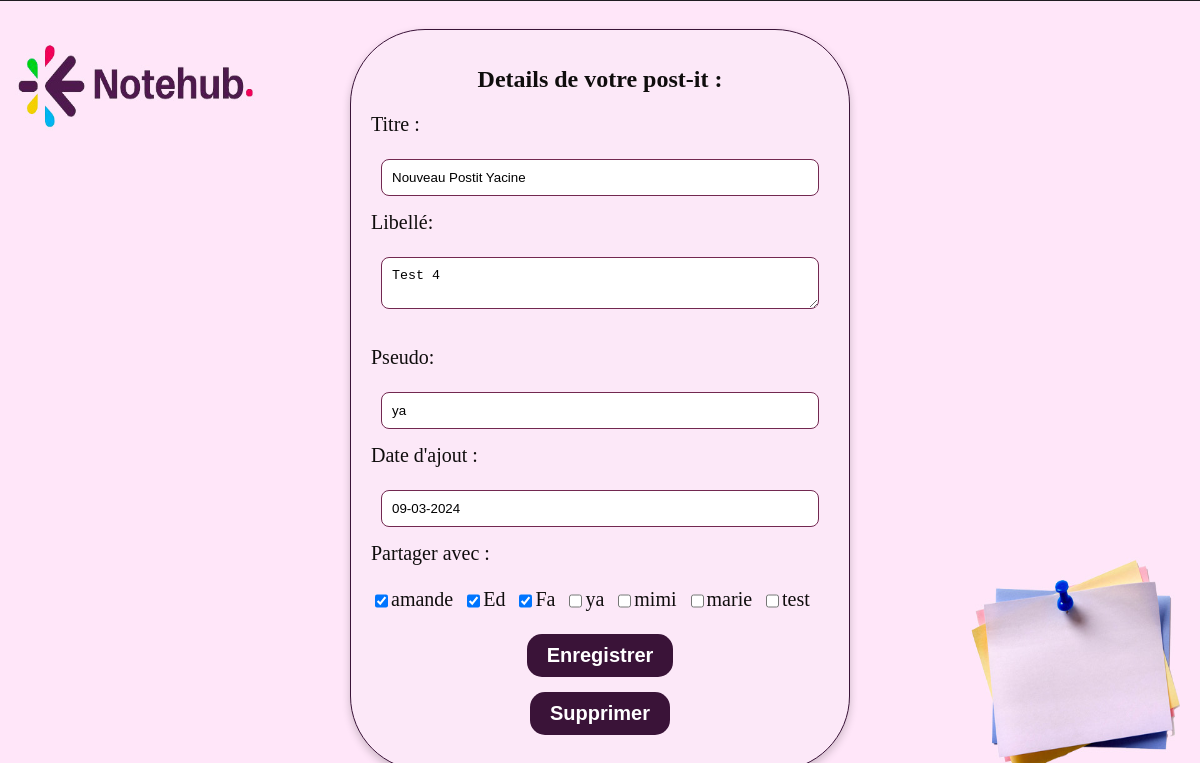
Before: /controleur/PostitDetailController.php?id=41 with the older database file.
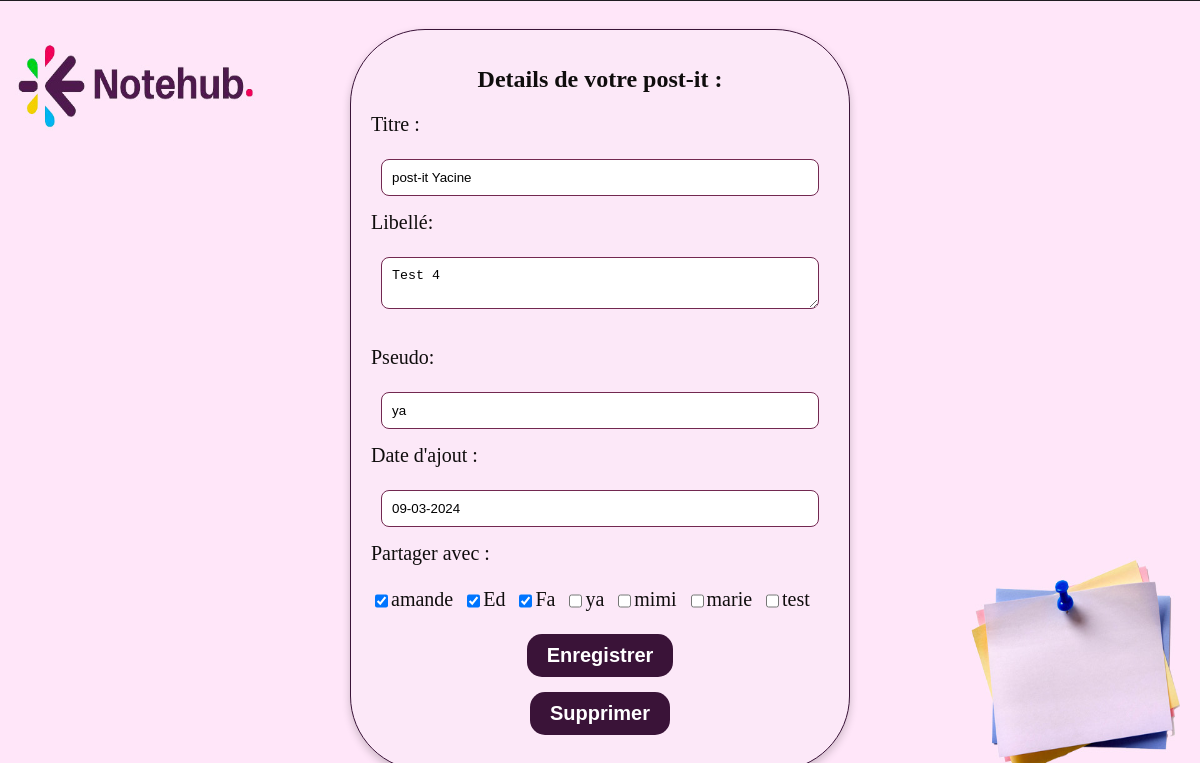
After: the same page with the newer database file.
### tables this page shows
CREATE TABLE POSTIT (
    IDPOSTIT INTEGER PRIMARY KEY AUTOINCREMENT,
    DATEDECREATION TEXT NOT NULL,
    TITRE TEXT NOT NULL,
    PSEUDO TEXT NOT NULL,
    LIBELLE TEXT NOT NULL,
    IDUSER INTEGER,
    FOREIGN KEY (IDUSER) REFERENCES USER(IDUSER)
);

### modele/PostitModel.php (called while the page is built, shortened)
<?php
class PostitModel {
    private $db;
    public function __construct() {
        $this->db = new PDO('sqlite:C:\xampp\htdocs\ProjetTER\src\bdd\scrip.sqlite');
    }
    public function getPostitsById($postitId) {
        $sql = "SELECT p.* FROM POSTIT p
                WHERE p.IDPOSTIT = :postitId ";
        $stmt = $this->db->prepare($sql);
        $stmt->bindParam(':postitId', $postitId, PDO::PARAM_INT);
        $stmt->execute();
        return $stmt->fetch(PDO::FETCH_ASSOC);
    }
    public function getSharedUserById($postitid) {
        $sql = "SELECT u.* FROM USER u
                INNER JOIN Partage pa ON u.IDUSER = pa.IDUSER
                WHERE pa.IDPOSTIT = :idPostit";
        $stmt = $this->db->prepare($sql);
        $stmt->bindParam(':idPostit', $postitid);
        $stmt->execute();
        return $stmt->fetchAll(PDO::FETCH_ASSOC);
    }
    public function getUserNotSharedUser($postitid) {
        $sql = "SELECT * FROM USER u
                WHERE u.IDUSER not in(select pa.IDUSER from partage pa where pa.IDPOSTIT = :idPostit )";
        $stmt = $this->db->prepare($sql);
        $stmt->bindParam(':idPostit', $postitid);
        $stmt->execute();
        return $stmt->fetchAll(PDO::FETCH_ASSOC);
    }
}
?>

### vue/PostitDetailVue.php (the view, shortened to what this page needs)
<!DOCTYPE html>
<html lang="en">
<head>
    <link rel="stylesheet" href="vue/styles/style2.css">
</head>
<body>
    <div class="d1">
        <h1> Details de votre post-it :</h1>
        <div>
        <form action="index.php?page=PostitDetail" method="post" class="formulaire">
    <label for="titre">Titre :</label><br>
    <input value="<?php echo $postitDetails["TITRE"] ?>" type="text" id="titre" name="titre" maxlength="150" required>
    <br>
    <label for="libelle">Libellé:</label><br>
    <textarea id="libelle" name="libelle"><?php echo $postitDetails["LIBELLE"]; ?></textarea>
    <br><br>
    <label for="pseudo">Pseudo:</label><br>
    <input value="<?php echo $postitDetails["PSEUDO"] ?>" type="text" id="pseudo" name="pseudo" maxlength="150" required>
    <br>
    <label for="datedecreation">Date d'ajout :</label><br>
    <input type="text" id="datedecreation" name="datedecreation" value="<?php echo date('d-m-Y'); ?>" readonly>
    <br>
    <label for="users">Partager avec :</label><br>
        <div class="checkbox-container">
        <?php foreach ($sharedUsers as $user): ?>
        <input type="checkbox" checked id="user_<?php echo $user['IDUSER']; ?>" name="users[]" value="<?php echo $user['IDUSER']; ?>">
        <label for="user_<?php echo $user['IDUSER']; ?>"><?php echo $user['PSEUDO']; ?></label><br>
        <?php endforeach; ?>
        <?php foreach ($notSharedUser as $user): ?><?php if ($user['IDUSER'] != $_SESSION['userId']){?>
        <input type="checkbox" id="user_<?php echo $user['IDUSER']; ?>" name="users[]" value="<?php echo $user['IDUSER']; ?>">
        <label for="user_<?php echo $user['IDUSER']; ?>"><?php echo $user['PSEUDO']; ?></label><br>
        <?php } ?>
        <?php endforeach; ?>
        </div>
        <br><input type="submit" value="Enregistrer">
</form>
<form action="controleur/DeletePostitControleur.php" method="post" class="formulaire">
                <input type="submit" value="Supprimer">
            </form>
        </div>
    </div>
</body>
</html>

Changed rows visible on the page:
changed postit "Test 4": titre "Nouveau Postit Yacine" → "post-it Yacine"
